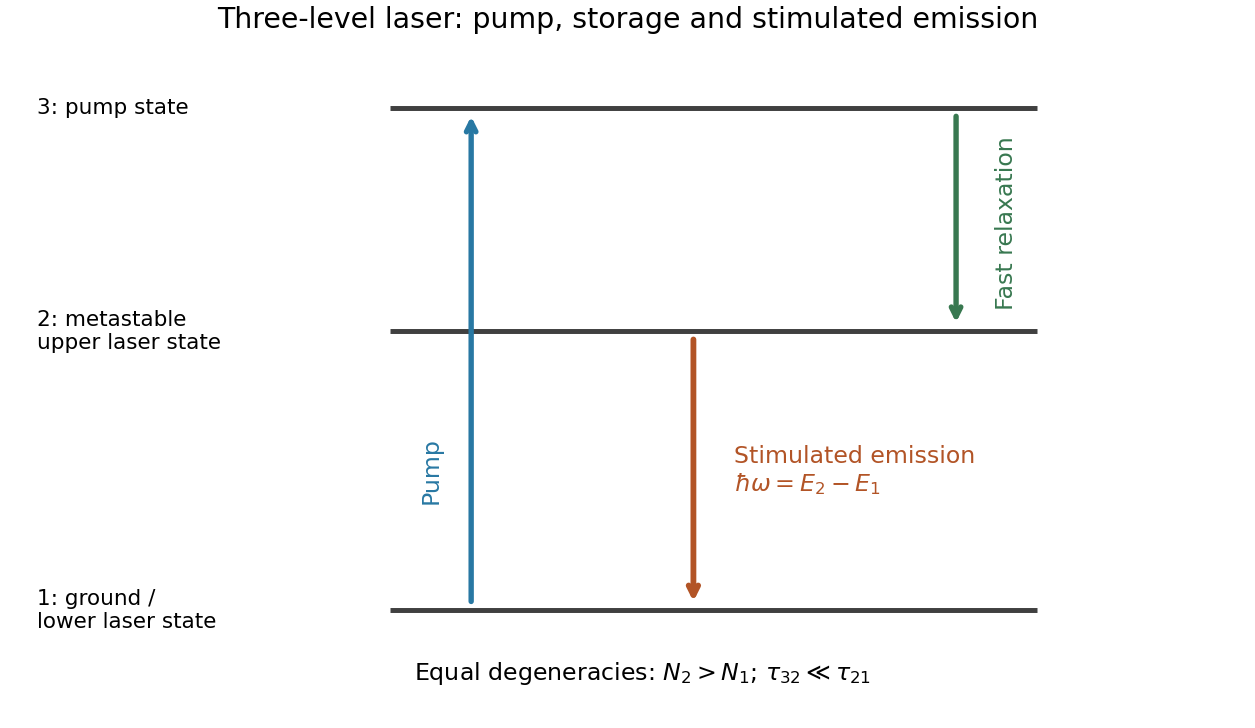

Generate this figure with Python:
"""Original figure. Python 3.14.4, NumPy 2.3.5, Matplotlib 3.10.7; PNG basename written to cwd."""
import matplotlib
matplotlib.use("Agg")
import matplotlib.pyplot as plt
import numpy as np
from pathlib import Path
plt.rcParams.update({"font.size":11,"figure.facecolor":"white","axes.facecolor":"white","savefig.facecolor":"white"})

fig,ax=plt.subplots(figsize=(8.1,4.7),layout='constrained')
for y,label in [(0,'1: ground /\nlower laser state'),(2,'2: metastable\nupper laser state'),(3.6,'3: pump state')]:ax.hlines(y,.38,1.02,color='.25',lw=2.3);ax.text(.03,y,label,ha='left',va='center',fontsize=10)
ax.annotate('',(.46,3.57),(.46,.03),arrowprops={'arrowstyle':'->','color':'#2878a3','lw':2.5});ax.text(.42,1,'Pump',rotation=90,ha='center',va='center',color='#2878a3')
ax.annotate('',(.94,2.03),(.94,3.57),arrowprops={'arrowstyle':'->','color':'#387850','lw':2.5});ax.text(.99,2.78,'Fast relaxation',rotation=90,ha='center',va='center',color='#387850')
ax.annotate('',(.68,.03),(.68,1.97),arrowprops={'arrowstyle':'->','color':'#b25426','lw':2.7});ax.text(.72,1,'Stimulated emission\n'+r'$\hbar\omega=E_2-E_1$',ha='left',va='center',color='#b25426')
ax.text(.63,-.5,r'Equal degeneracies: $N_2>N_1$; $\tau_{32}\ll\tau_{21}$',ha='center',fontsize=11)
ax.set(xlim=(0,1.23),ylim=(-.8,4.08),title='Three-level laser: pump, storage and stimulated emission');ax.axis('off')
fig.savefig(Path(__file__).stem+'.png',dpi=155,facecolor='white');plt.close(fig)
